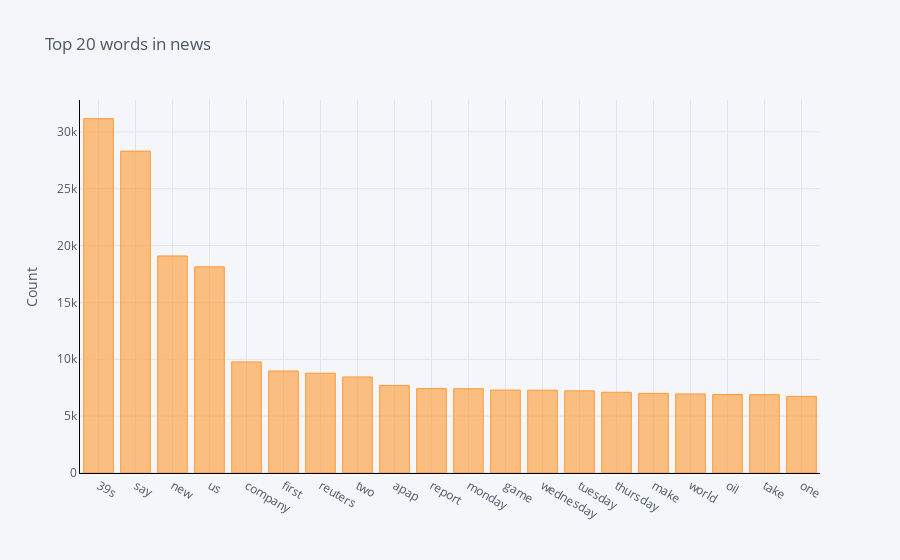

Here is the notebook cell this chart was saved with:
### Markdown cell above
### N-Gram Analysis

### Code cell
#Function to get top n words
def get_top_n_words(corpus, n=None):
    vec = CountVectorizer().fit(corpus)
    bag_of_words = vec.transform(corpus)
    sum_words = bag_of_words.sum(axis=0) 
    words_freq = [(word, sum_words[0, idx]) for word, idx in vec.vocabulary_.items()]
    words_freq =sorted(words_freq, key = lambda x: x[1], reverse=True)
    return words_freq[:n]


#Calling function and return only top 20 words
common_words = get_top_n_words(train_data['news'], 20)

#Printing the word and frequency
for word, freq in common_words:
    print(word, freq)

#Creating the dataframe of word and frequency
df1 = pd.DataFrame(common_words, columns = ['news' , 'count'])

#Group by words and plot the sum
df1.groupby('news').sum()['count'].sort_values(ascending=False).iplot(
    kind='bar', yTitle='Count', linecolor='black', title='Top 20 words in news')

### Figure 1 — Plotly figure (JSON) as saved in the notebook; plotly's stock layout.template omitted (floating-point values rounded to 4 significant figures)
{"data": [{"marker": {"color": "rgba(255, 153, 51, 0.6)", "line": {"color": "rgba(255, 153, 51, 1.0)", "width": 1}}, "name": "count", "orientation": "v", "text": "", "type": "bar", "x": ["39s", "say", "new", "us", "company", "first", "reuters", "two", "apap", "report", "monday", "game", "wednesday", "tuesday", "thursday", "make", "world", "oil", "take", "one"], "y": [31163, 28310, 19086, 18129, 9771, 8973, 8779, 8446, 7691, 7424, 7408, 7295, 7283, 7223, 7101, 7001, 6955, 6905, 6883, 6737]}], "layout": {"legend": {"bgcolor": "#F5F6F9", "font": {"color": "#4D5663"}}, "paper_bgcolor": "#F5F6F9", "plot_bgcolor": "#F5F6F9", "title": {"font": {"color": "#4D5663"}, "text": "Top 20 words in news"}, "xaxis": {"gridcolor": "#E1E5ED", "linecolor": "black", "showgrid": true, "tickfont": {"color": "#4D5663"}, "title": {"font": {"color": "#4D5663"}, "text": ""}, "zerolinecolor": "#E1E5ED"}, "yaxis": {"gridcolor": "#E1E5ED", "linecolor": "black", "showgrid": true, "tickfont": {"color": "#4D5663"}, "title": {"font": {"color": "#4D5663"}, "text": "Count"}, "zerolinecolor": "#E1E5ED"}}}
